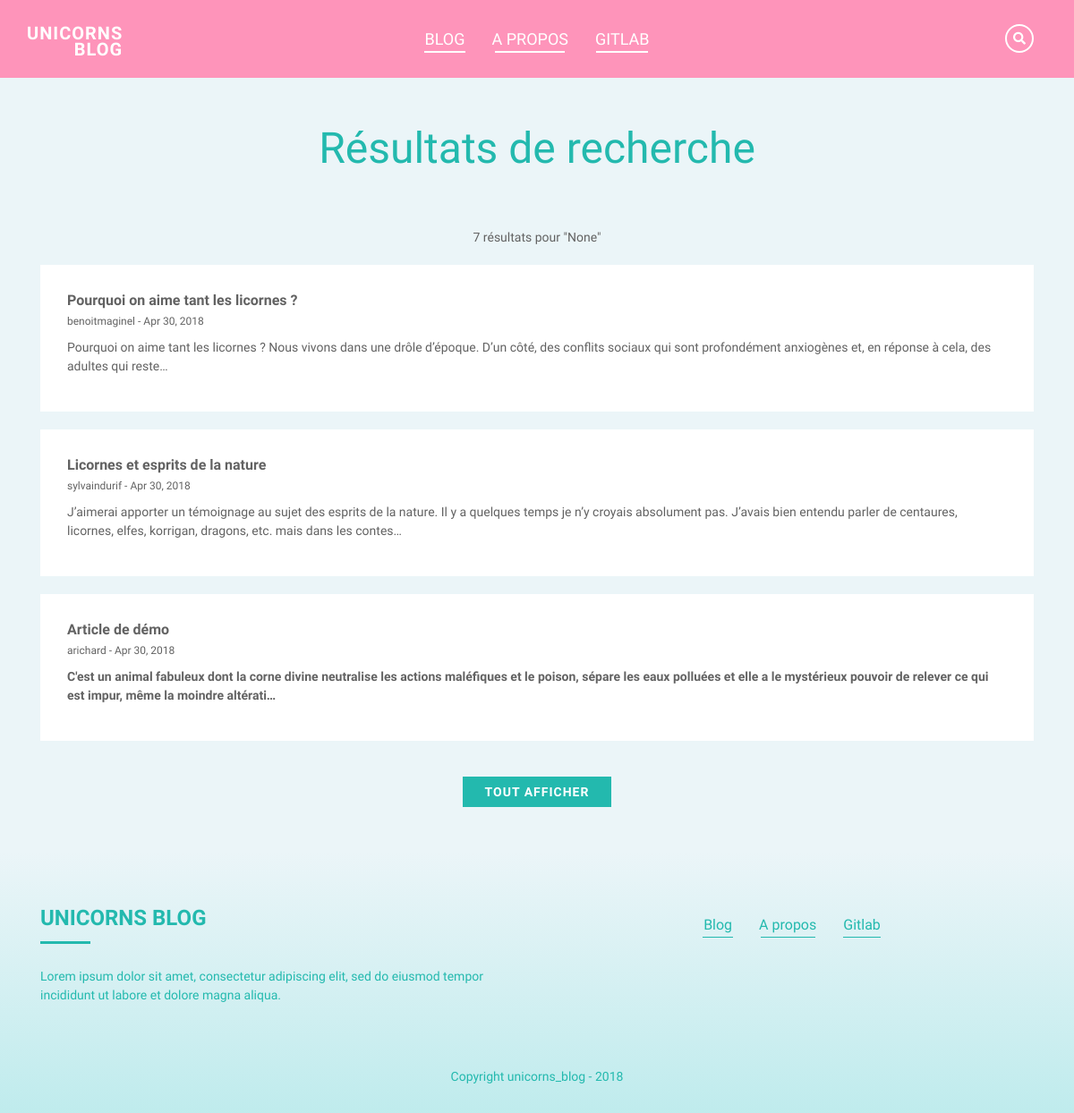
The app's page /results with its own data.
### blog/models.py (models this page shows, shortened)
class Article(models.Model):
    title = models.CharField(max_length=150)
    slug = models.SlugField(max_length=140, unique=True, blank=True)
    author = models.ForeignKey(User, on_delete=models.CASCADE)
    release_date = models.DateTimeField(auto_now_add=True)
    content = RichTextUploadingField()
    image = models.ImageField(upload_to='image', verbose_name='Image')
    class Meta:
        verbose_name = 'Article'
        verbose_name_plural = 'Articles'

### blog/views.py (the view)
# urls.py: path('results', views.search, name="search"),
def search(request):
    template = 'partials/search.html'
    query = request.GET.get('q')
    if query:
        results = Article.objects.filter(Q(title__icontains = query) | Q(content__icontains = query))
    else:
        results = Article.objects.all()
    nb_results = results.count()
    context = {
        'items' : results,
        'nb_results' : nb_results,
        'query_search' : query,
    }
    return render(request, template, context)

### blog/templates/partials/search.html (shortened to what this page needs)
{% extends "layouts/_base.html" %}
{% block content %}
	<div class="content bg-blue">
		<div class="search-page">
			<div class="container">
				<h1 class="blue">Résultats de recherche</h1>
				<div class="result-list">
					<div class="text-center">
						<span class="result-recap">{{ nb_results }} résultats pour "{{ query_search }}"</span>
					</div>
					<div class="results">
					{% for article in items %}
						<a class="result-item {% if forloop.counter > 3 %} hidden {% endif %}" href="{% url 'blog:article' article.slug %}">
				        	<h3 class="result-title">{{ article.title }}</h3>
				        	<span class="result-meta">{{ article.author }} - {{ article.release_date|date:"M d, Y" }}</span>
				        	<div class="result-content">{{ article.content|safe|truncatechars_html:250 }}</div>
				       	</a>
					{% endfor %}
					</div>
					{% if nb_results > 3 %}
						<div class="result-button text-center">
							<button class="extend-results-button" id="extend-results-button">Tout afficher</button>
						</div>
					{% endif %}
				</div>
			</div>
		</div>
	</div>
{% endblock %}

### blog/static/css/main.css (style rules this page uses)
html { font-size: 62.5%; }
body { font-family: "Raleway", sans-serif; font-size: 1rem; background: #ebf5f8; }
h1 { font-family: "Amatic SC", cursive; color: #FFFFFF; font-size: 4.8rem; }
h1.blue { color: #23b9ae; text-align: center; }
h3 { font-size: 1.8rem; font-weight: 600; }
p { font-size: 1.4rem; color: #626262; }
.content { min-height: 60vh; padding-top: 50px; }
.bg-blue { background: #ebf5f8; }
.search-page { padding-bottom: 50px; }
.search-page .result-list { margin-top: 60px; }
.search-page .result-list .results { margin-bottom: 40px; }
.search-page .result-list .result-recap { font-size: 1.4rem; color: #626262; }
.search-page .result-list .result-item { background: #FFFFFF; padding: 30px; margin-top: 20px; display: block; transition: all .2s ease-in-out; }
.search-page .result-list .result-item .result-title { font-size: 1.6rem; color: #626262; font-weight: 700; }
.search-page .result-list .result-item .result-meta { font-size: 1.2rem; color: #626262; font-weight: 400; }
.search-page .result-list .result-item .result-content { font-size: 1.4rem; color: #626262; font-weight: 400; margin: 10px 0 0 0; }
.search-page .result-list .extend-results-button { background: #23b9ae; color: #FFFFFF; border: none; border-radius: 0; font-size: 1.4rem; text-transform: uppercase; font-weight: 700; padding: 7px 25px 6px; letter-spacing: 1px; }

### records on screen
Article: title "Pourquoi on aime tant les licornes ?", author "benoitmaginel", release_date "Apr 30, 2018", content "Pourquoi on aime tant les licornes ? Nous vivons dans une drôle d’époque. D’un côté, des conflits sociaux qui sont profondément anxiogènes et, en réponse à cela, des adultes qui reste…"
Article: title "Licornes et esprits de la nature", author "sylvaindurif", release_date "Apr 30, 2018", content "J’aimerai apporter un témoignage au sujet des esprits de la nature. Il y a quelques temps je n’y croyais absolument pas. J’avais bien entendu parler de centaures, licornes, elfes, korrigan, dragons, etc. mais dans les contes…"
Article: title "Article de démo", author "arichard", release_date "Apr 30, 2018", content "C'est un animal fabuleux dont la corne divine neutralise les actions maléfiques et le poison, sépare les eaux polluées et elle a le mystérieux pouvoir de relever ce qui est impur, même la moindre altérati…"

### other values on screen
{{ nb_results }} "7"
{{ query_search }} "None"
